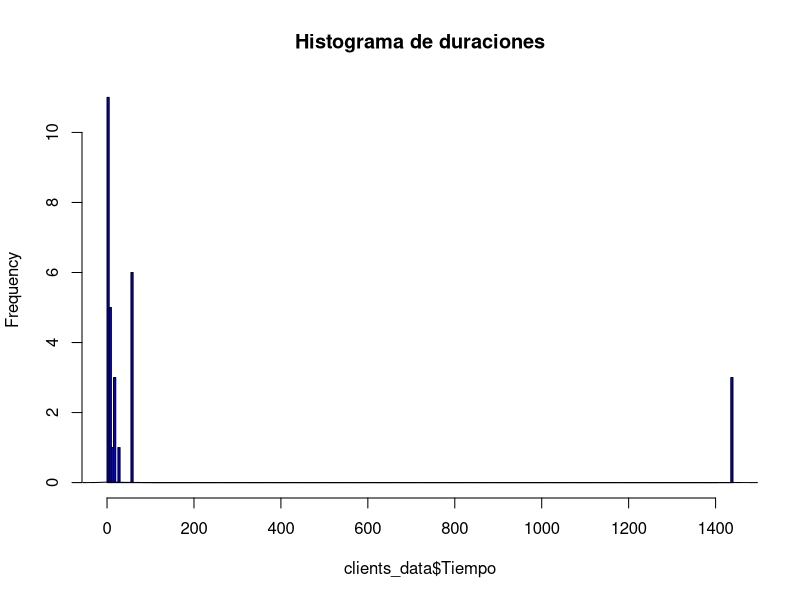
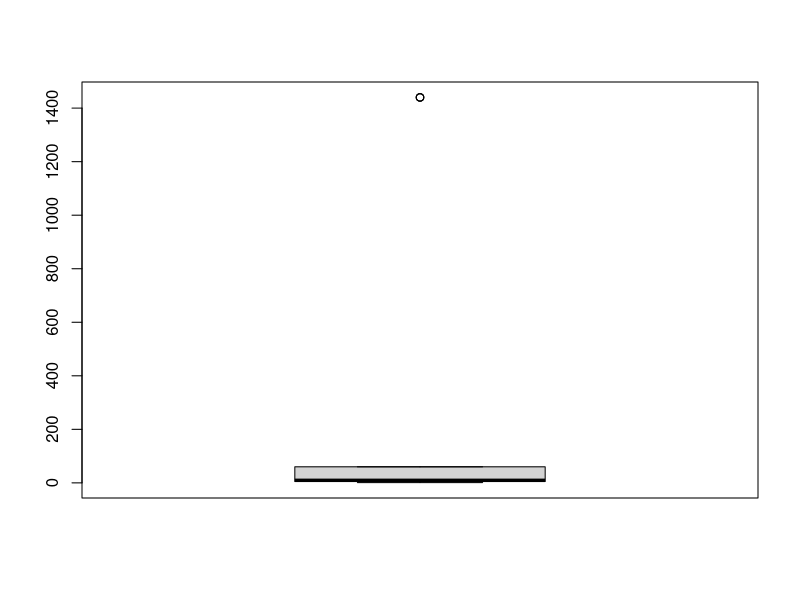
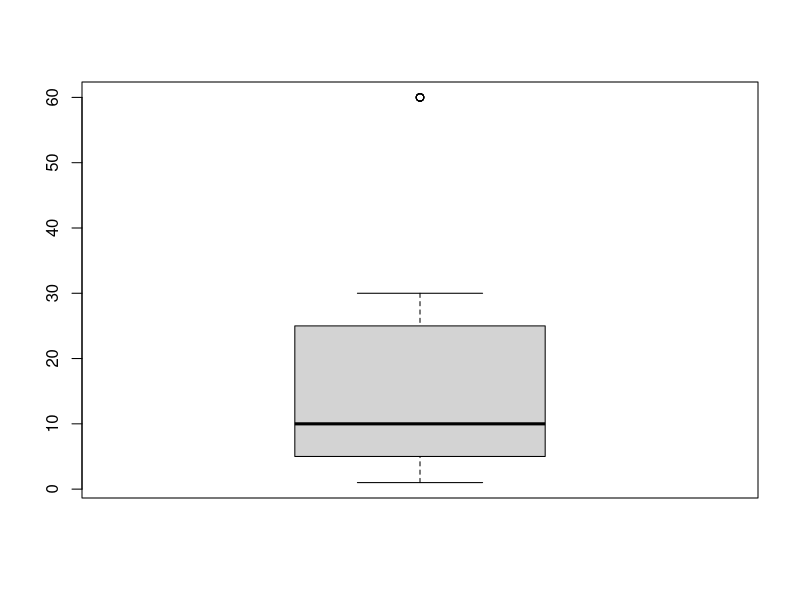

These figures' R source, in order: (Note: this script raises an error after producing the figures.)
library(fitdistrplus)
library(plotrix)
library(dplyr)

#I Parte del Proyecto
clients_data <- read.csv("DatosEstudiantes.csv")

hist(clients_data$Tiempo,
     main = "Histograma de duraciones",
     col = "blue",
     breaks = 300,
     border = "black")
lines(density(clients_data$Tiempo))

shapiro.test(clients_data$Tiempo)

boxplot(clients_data$Tiempo,range = 1.5)

Q <- quantile(clients_data$Tiempo, probs=c(.25,.75), na.rm = FALSE)
iqr <- IQR(clients_data$Tiempo)
clients_filtered <- subset(clients_data, clients_data$Tiempo > (Q[1] - 1.5*iqr) & clients_data$Tiempo < (Q[2] + 1.5*iqr))

boxplot(clients_filtered$Tiempo,range = 1.5)

shapiro.test(clients_filtered$Tiempo)
times_log <- log(clients_filtered$Tiempo)

shapiro.test(times_log)


# GET PROCESSING TIME
processing_data <- read.csv("Processing_time.csv")

s1_songs.lm <- lm(MBP.2019..s.~Seconds, data=processing_data)
s2_songs.lm <- lm(MBP.2015.2.9..s.~Seconds, data=processing_data)
s3_songs.lm <- lm(MBP.2015.2.7..s.~Seconds, data=processing_data)

s_intercept <- rep(0,3)
s_slope     <- rep(0,3)

# server 1: intercept p-value > 0.05; slope p-value < 0.05
s_intercept[1] <- 0
s_slope[1]     <- s1_songs.lm$coefficients[2]

# server 2: intercept p-value > 0.05; slope p-value < 0.05
s_intercept[2] <- 0
s_slope[2]     <- s2_songs.lm$coefficients[2]

# server 3: intercept p-value > 0.05; slope p-value < 0.05
s_intercept[3] <- 0
s_slope[3]     <- s3_songs.lm$coefficients[2]


# Try one more server
s_intercept <- c(s_intercept, 0)
s_slope <- c(s_slope, s1_songs.lm$coefficients[2])

# x = duration, a = intercept, b = slope
get_processing_time <- function(x,a,b){return(as.numeric(a+x*b));}

get_price <- function(x){
  price <- as.integer(x/(60*6)) * 0.99 + 0.99
  return(price)
}

# PROYECTO 1
songs_data <- read.csv("songs.csv", header = TRUE)

Q <- quantile(songs_data$duration, probs=c(.25,.75), na.rm = FALSE)
iqr <- IQR(songs_data$duration)
songs_filtered <- subset(songs_data, songs_data$duration > (Q[1] - 1.5*iqr) & songs_data$duration < (Q[2] + 1.5*iqr))

songs.dist <- fitdist(songs_filtered$duration, "gamma", method="mme")

# SIMULATION M/M/3/r/r

lambda <- mean(data$Tasa.de.arribo...mes.) / (30*24*60)
mean_wait <- mean(times_log)
sd_wait   <- sd(times_log)

N <- 20
k <- 3
#k <- 10
#k <- 12
#r <- 2160000 * 0.01 # 1%
r <- 2160000 * 0.10  # 10%

profit      <- rep(0,N)
long_songs  <- rep(0,N)
long_sales  <- rep(0,N)
total_songs <- rep(0,N)
total_requests <- rep(0,N)

Twork_s1   <- rep(NA,N)
Twork_s2   <- rep(NA,N)
Twork_s3   <- rep(NA,N)

Njobs_s1   <- rep(NA,N)
Njobs_s2   <- rep(NA,N)
Njobs_s3   <- rep(NA,N)

Wmean      <- rep(0,N)        # average waiting time
Smax       <- rep(0,N)        # the longest waiting time
Smean      <- rep(0,N)        # average service time
Rmax       <- rep(0,N)        # the longest service time
Rmean      <- rep(0,N)        # average response time
Wmax       <- rep(0,N)        # the longest response time
Nwithdr    <- rep(0,N)        # number of withdrawn jobs
Nav        <- rep(0,N)        # number of jobs that did not wait

for(i in 1:N)
  {
  j    <- 0
  Time <- 0
  A    <- rep(0,k)

  arrival <- c()
  start   <- c()
  finish  <- c()
  server  <- c()
  
  while(Time < 60*24*7)
  {
    j <- j + 1
    rate <- r*lambda
    Time <- Time + rexp(1, rate)
  
    arrival <- c(arrival, Time)
    Nfree   <- sum(A < Time)
  
    u <- 1
    if(Nfree == 0) # all servers busy
    {
      for(v in 2:k) # checks the first to be available
      {
        if(A[v] < A[u])
        {
          u <- v
        }
      }
    
      wait_time <- rlnorm(1, mean_wait, sd_wait) # random wait time
    
      if(A[u] - Time > wait_time) # if job j waits more than estimated
      {
        start <- c(start, Time+wait_time)
        finish <- c(finish, Time+wait_time)
        u <- 0  # no server
      }
      else
      {
        start <- c(start, A[u])
      }
    }
    else # servers available
    {
      u <- ceiling(runif(1)*k)
      while(A[u] > Time)
      {
        u <- ceiling(runif(1)*k)
      }
    
      start <- c(start, Time)
    }
  
    server <- c(server,u)
  
    if(u > 0) # if job j doesn't withdraw
    {
      duration <- rgamma(1, as.numeric(songs.dist$estimate[1]), as.numeric(songs.dist$estimate[2])) # random song duration
      total_songs[i] <- total_songs[i] + 1
      
      if(duration > 360)
      {
        long_songs[i] <- long_songs[i] + 1
        long_sales[i] <- long_sales[i] + get_price(duration)
      }
    
      profit[i] <- profit[i] + get_price(duration)
    
      S <- get_processing_time(duration, s_intercept[u], s_slope[u]) / 60
      finish <- c(finish, start[j]+S)
      A[u] <- start[j] + S;
    }
  }

  job = 1:j
  #print(data.frame(job, arrival, start, finish, server))

  total_requests[i] <- length(job)
  result.data <- data.frame(start, arrival, finish, server)
  
  Twork <- rep(NA,k)
  Njobs <- rep(NA,k)
  
  for (u in 1:k) {                                # Twork(u) is the total working
    Twork[u] <- sum((server == u)*(finish-start)) # time for server u.
    Njobs[u] <- sum(server == u)                  # number of jobs served by u
  }

  Twork_s1[i] <- Twork[1]
  Twork_s2[i] <- Twork[2]
  Twork_s3[i] <- Twork[3]

  Njobs_s1[i] <- Njobs[1]
  Njobs_s2[i] <- Njobs[2]
  Njobs_s3[i] <- Njobs[3]

  Wmean[i] <- mean(start-arrival)                    # average waiting time
  Wmax[i] <- max(start-arrival)                      # the longest waiting time
  
  Smean[i] <- as.numeric(result.data %>% filter(server > 0) %>% summarize(Avg = mean(finish-start)))   # average service time
  
  Smax[i] <- max(finish-start)                       # the longest service time
  Rmean[i] <- as.numeric(result.data %>% filter(server > 0) %>% summarize(Avg = mean(finish-arrival))) # average response time
  
  Rmax[i] <- max(finish-arrival)                     # the longest response time
  
  Nwithdr[i] <- sum(server == 0)                     # number of withdrawn jobs
  Nav[i] <- sum(start-arrival < 0.00001)             # number of jobs that did not wait
}


mean(profit)/7 * 365                             #valor esperado de ventas (extrapolado)
sd(profit)/sqrt(length(profit))                  #error estandar de ventas
mean(profit)/7 * 365 * 0.70                      #valor esperado de ganacias (extrapolado)
mean(long_songs)/mean(total_songs)               #fraccion de caciones de mas de 6 min
mean(long_sales)/mean(profit)                    #fraccion de ventas por canciones de mas de 6 min
mean(total_songs)/7 * 365                        #valor esperado de canciones procesadas (extrapolado)

mean(Njobs_s1) / mean(total_songs)               #fraccion procesada por el servidor 1
mean(Njobs_s2) / mean(total_songs)               #fraccion procesada por el servidor 2
mean(Njobs_s3) / mean(total_songs)               #fraccion procesada por el servidor 3
mean(Nwithdr) / mean(total_requests)             #fraccion de solicitudes retiradas

mean(Wmean)      # tiempo promedio de espera
mean(Wmax)       # tiempo promedio maximo de espera

mean(Smean)      # tiempo promedio de servicio
mean(Smax)       # tiempo promedio maximo de servicio

mean(Rmean)      # tiempo promedio de respuesta
mean(Rmax)       # tiempo promedio maximo de respuesta

mean(Wmean)/mean(Rmean)
